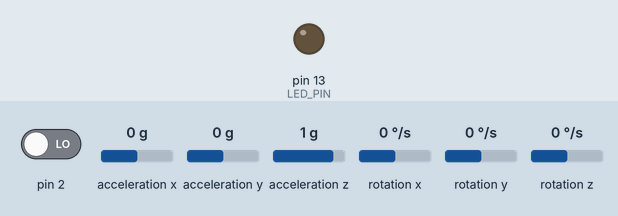
A sketch run on a simulated Arduino Uno, built with avr-gcc and run on an emulated ATmega328P. Parts: output pins drawn as LEDs (lit = HIGH). Dashed ring = blinking. The test bench sets the inputs (shaded band); at power-on: pin 2 LOW, acceleration x 0 g, acceleration y 0 g, acceleration z 1 g, rotation x 0 °/s, rotation y 0 °/s, rotation z 0 °/s. The sensor or clock chip raises its interrupt line as the real part does; what the sketch prints to the serial monitor is not drawn.

Above: at 0.6 s.
At 2.16 s:
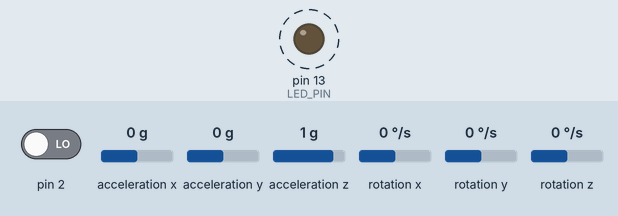
Timing chart, 0 to 5.0 s (numbered marks = the images above):
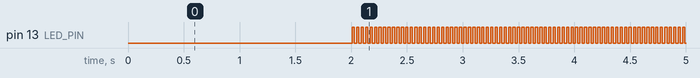

The sketch:

IMU.ino
```cpp
#include "I2Cdev.h"
#include "MPU6050_6Axis_MotionApps20.h"
#include "Wire.h"

// class default I2C address is 0x68
// specific I2C addresses may be passed as a parameter here
// AD0 low = 0x68 (default for SparkFun breakout and InvenSense evaluation board)
// AD0 high = 0x69
MPU6050 mpu;
//MPU6050 mpu(0x69); // <-- use for AD0 high

#define LED_PIN 13 // (Arduino is 11, Teensy is 11, Teensy++ is 6)
bool blinkState = false;

// MPU control/status vars
bool dmpReady = false;  // set true if DMP init was successful
uint8_t mpuIntStatus;   // holds actual interrupt status byte from MPU
uint8_t devStatus;      // return status after each device operation (0 = success, !0 = error)
uint16_t packetSize;    // expected DMP packet size (default is 42 bytes)
uint16_t fifoCount;     // count of all bytes currently in FIFO
uint8_t fifoBuffer[64]; // FIFO storage buffer

// orientation/motion vars
Quaternion q;           // [w, x, y, z]         quaternion container
VectorInt16 aa;         // [x, y, z]            accel sensor measurements
VectorInt16 aaReal;     // [x, y, z]            gravity-free accel sensor measurements
VectorInt16 aaWorld;    // [x, y, z]            world-frame accel sensor measurements
VectorFloat gravity;    // [x, y, z]            gravity vector
float euler[3];         // [psi, theta, phi]    Euler angle container
float ypr[3];           // [yaw, pitch, roll]   yaw/pitch/roll container and gravity vector


// packet structure for InvenSense teapot demo
uint8_t teapotPacket[14] = { '$', 0x02, 0,0, 0,0, 0,0, 0,0, 0x00, 0x00, '\r', '\n' };

unsigned long currentMillis;

long previousMillis = 0;    // set up timers
long interval = 20;        // time constant for timers
unsigned long count;

int IMUdataReady = 0;

int var1;
int var2;

volatile bool mpuInterrupt = false;     // indicates whether MPU interrupt pin has gone high

// ****************** SETUP ******************************

void setup() {
    // join I2C bus (I2Cdev library doesn't do this automatically)
    #if I2CDEV_IMPLEMENTATION == I2CDEV_ARDUINO_WIRE
        Wire.begin();
        TWBR = 24; // 400kHz I2C clock (200kHz if CPU is 8MHz). Comment this line if having compilation difficulties with TWBR.
    #elif I2CDEV_IMPLEMENTATION == I2CDEV_BUILTIN_FASTWIRE
        Fastwire::setup(400, true);
    #endif

    // initialize serial communication
    Serial.begin(115200);

    // initialize device
    mpu.initialize();
    devStatus = mpu.dmpInitialize();

    // supply your own gyro offsets here, scaled for min sensitivity
    mpu.setXGyroOffset(113);
    mpu.setYGyroOffset(-22);
    mpu.setZGyroOffset(10);
    mpu.setXAccelOffset(-1315);
    mpu.setYAccelOffset(-544);
    mpu.setZAccelOffset(1119);

    // make sure it worked (returns 0 if so)
    if (devStatus == 0) {
        // turn on the DMP, now that it's ready
        mpu.setDMPEnabled(true);

        // enable Arduino interrupt detection
        attachInterrupt(0, dmpDataReady, RISING);
        mpuIntStatus = mpu.getIntStatus();

        // get expected DMP packet size for later comparison
        packetSize = mpu.dmpGetFIFOPacketSize();
    } else {
        // ERROR!
        // 1 = initial memory load failed
        // 2 = DMP configuration updates failed
        // (if it's going to break, usually the code will be 1)
        Serial.print(F("DMP Initialization failed (code "));
        Serial.print(devStatus);
        Serial.println(F(")"));
    }

    // configure LED for output
    pinMode(LED_PIN, OUTPUT);

    delay (1500);
}

// ********************* MAIN LOOP *******************************

void loop() {

          currentMillis = millis();
          if (currentMillis - previousMillis >= interval) {  // start timed event
              previousMillis = currentMillis;

              if (IMUdataReady == 1) {
                readAngles();
              }

              var1 = (ypr[1] * 180/M_PI) * 100;
              var2 = (ypr[2] * 180/M_PI) * 100;

              Serial.print(500);
              Serial.print(',');
              Serial.print(var1);
              Serial.print(',');
              Serial.print(var2);
              Serial.print('\n');


          }     // end of timed event

}           // end  of main loop
```

readangle.ino
```cpp
// IMU interrupt service routine

void dmpDataReady() {
     IMUdataReady = 1;
}


// function that actually read the angle when the flag is set by the ISR

void readAngles()  {

    mpuIntStatus = mpu.getIntStatus();
    fifoCount = mpu.getFIFOCount();

    if ((mpuIntStatus & 0x10) || fifoCount == 1024) {
        // reset so we can continue cleanly
        mpu.resetFIFO();
        Serial.println(F("FIFO overflow!"));
     }

     else if (mpuIntStatus & 0x02) {
        // wait for correct available data length, should be a VERY short wait
        while (fifoCount < packetSize) fifoCount = mpu.getFIFOCount();

        // read a packet from FIFO
        mpu.getFIFOBytes(fifoBuffer, packetSize);

        // track FIFO count here in case there is > 1 packet available
        // (this lets us immediately read more without waiting for an interrupt)
        fifoCount -= packetSize;

        mpu.dmpGetQuaternion(&q, fifoBuffer);
        mpu.dmpGetGravity(&gravity, &q);
        mpu.dmpGetYawPitchRoll(ypr, &q, &gravity);

        // blink LED to indicate activity
        blinkState = !blinkState;
        digitalWrite(LED_PIN, blinkState);

        IMUdataReady = 0;

        count = count + 1;
    }
}
```

Measured:
- by itself, pin 13 (LED_PIN): alternates HIGH for 0.02 s and LOW for 0.02 s
- by itself, everything shown: repeats every 23.2 s, in 68 steps
